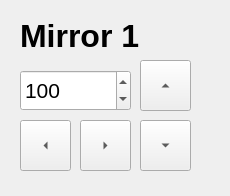
<?xml version="1.0" encoding="UTF-8"?>
<ui version="4.0">
 <class>Form</class>
 <widget class="QWidget" name="Form">
  <property name="geometry">
   <rect>
    <x>0</x>
    <y>0</y>
    <width>230</width>
    <height>196</height>
   </rect>
  </property>
  <property name="windowTitle">
   <string>Form</string>
  </property>
  <widget class="QToolButton" name="buttonUp">
   <property name="geometry">
    <rect>
     <x>140</x>
     <y>60</y>
     <width>51</width>
     <height>51</height>
    </rect>
   </property>
   <property name="text">
    <string>...</string>
   </property>
   <property name="toolButtonStyle">
    <enum>Qt::ToolButtonIconOnly</enum>
   </property>
   <property name="autoRaise">
    <bool>false</bool>
   </property>
   <property name="arrowType">
    <enum>Qt::UpArrow</enum>
   </property>
  </widget>
  <widget class="QToolButton" name="buttonDown">
   <property name="geometry">
    <rect>
     <x>140</x>
     <y>120</y>
     <width>51</width>
     <height>51</height>
    </rect>
   </property>
   <property name="text">
    <string>...</string>
   </property>
   <property name="toolButtonStyle">
    <enum>Qt::ToolButtonIconOnly</enum>
   </property>
   <property name="autoRaise">
    <bool>false</bool>
   </property>
   <property name="arrowType">
    <enum>Qt::DownArrow</enum>
   </property>
  </widget>
  <widget class="QToolButton" name="buttonLeft">
   <property name="geometry">
    <rect>
     <x>20</x>
     <y>120</y>
     <width>51</width>
     <height>51</height>
    </rect>
   </property>
   <property name="text">
    <string>...</string>
   </property>
   <property name="toolButtonStyle">
    <enum>Qt::ToolButtonIconOnly</enum>
   </property>
   <property name="autoRaise">
    <bool>false</bool>
   </property>
   <property name="arrowType">
    <enum>Qt::LeftArrow</enum>
   </property>
  </widget>
  <widget class="QToolButton" name="buttonRight">
   <property name="geometry">
    <rect>
     <x>80</x>
     <y>120</y>
     <width>51</width>
     <height>51</height>
    </rect>
   </property>
   <property name="text">
    <string>...</string>
   </property>
   <property name="toolButtonStyle">
    <enum>Qt::ToolButtonIconOnly</enum>
   </property>
   <property name="autoRaise">
    <bool>false</bool>
   </property>
   <property name="arrowType">
    <enum>Qt::RightArrow</enum>
   </property>
  </widget>
  <widget class="QSpinBox" name="stepSize">
   <property name="geometry">
    <rect>
     <x>20</x>
     <y>70</y>
     <width>111</width>
     <height>41</height>
    </rect>
   </property>
   <property name="font">
    <font>
     <pointsize>16</pointsize>
    </font>
   </property>
   <property name="suffix">
    <string/>
   </property>
   <property name="maximum">
    <number>1000</number>
   </property>
   <property name="value">
    <number>100</number>
   </property>
  </widget>
  <widget class="QLabel" name="mirrorName">
   <property name="geometry">
    <rect>
     <x>20</x>
     <y>20</y>
     <width>141</width>
     <height>31</height>
    </rect>
   </property>
   <property name="font">
    <font>
     <pointsize>24</pointsize>
     <weight>75</weight>
     <bold>true</bold>
    </font>
   </property>
   <property name="text">
    <string>Mirror 1</string>
   </property>
  </widget>
 </widget>
 <resources/>
 <connections/>
</ui>
